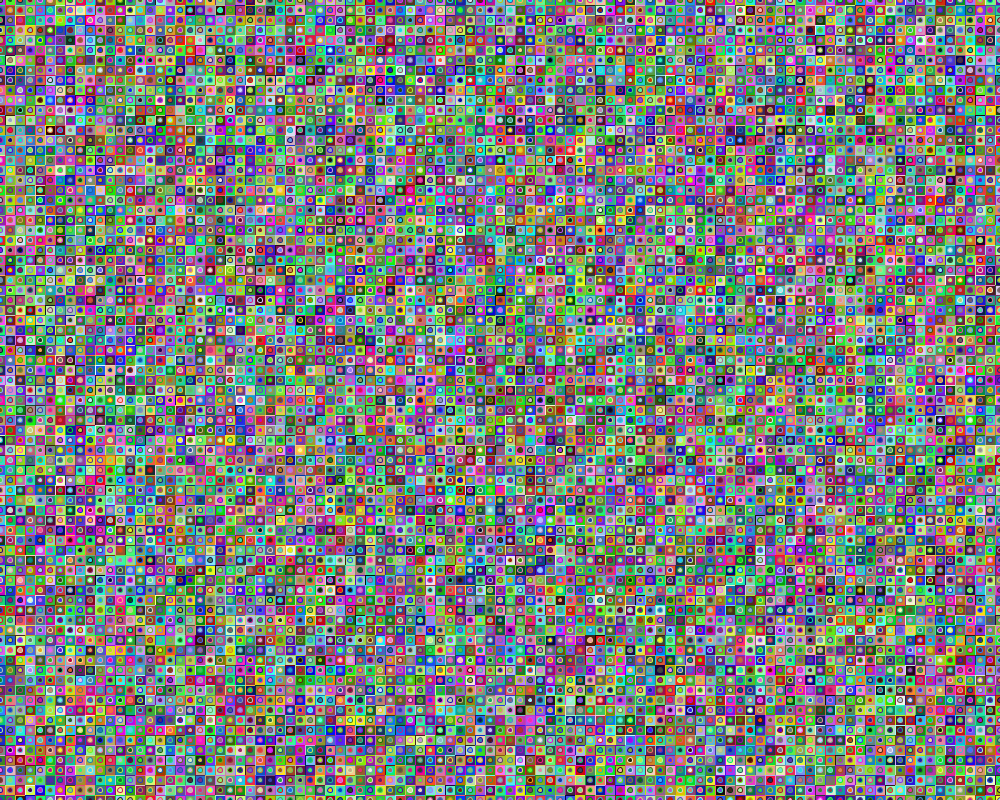
Frame 1 (no input)
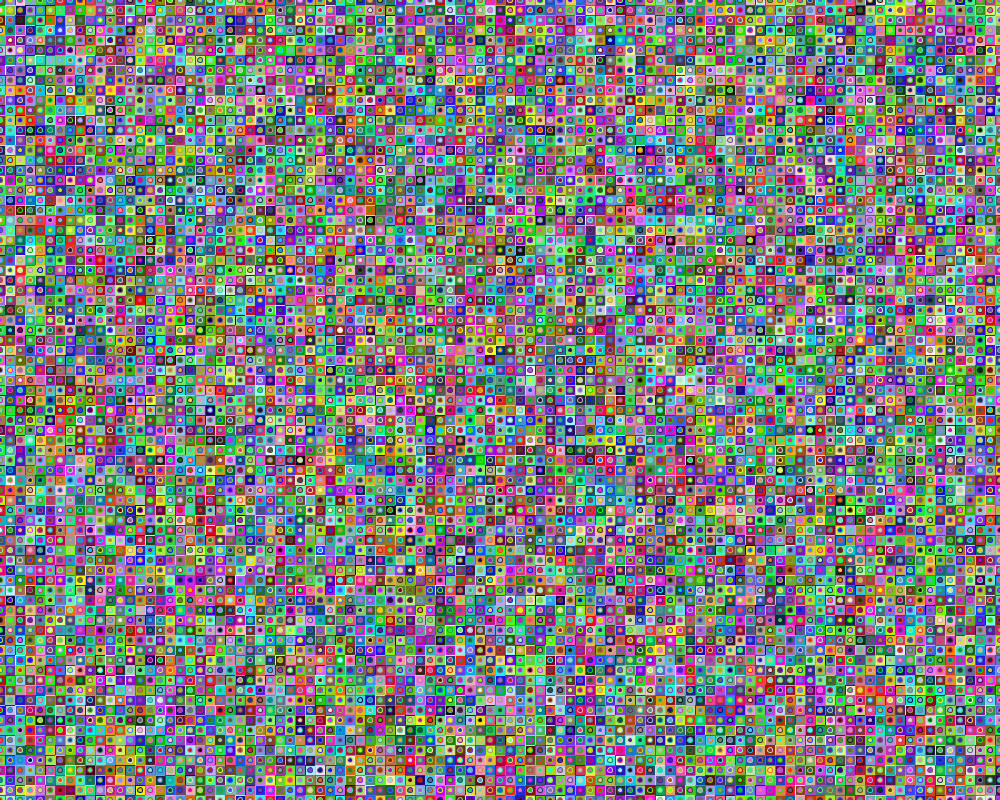
Frame 60 (the mouse pressed at the canvas centre just before this capture)
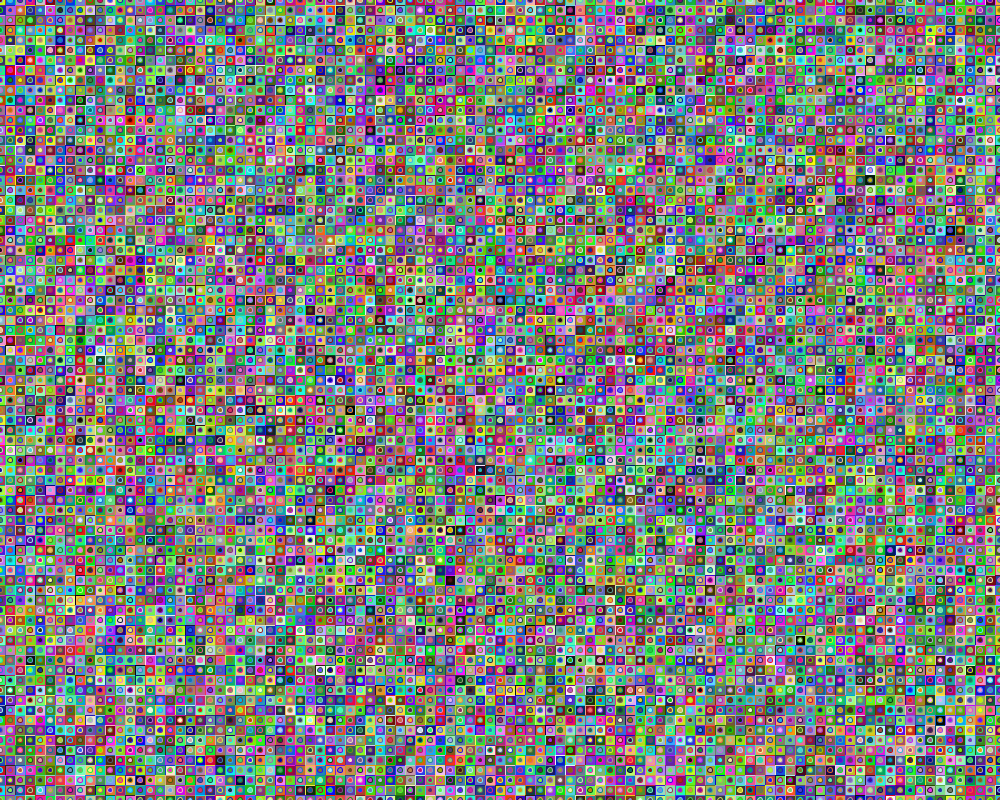
Frame 120 (the mouse held since frame 60 and released just before this capture)

The Processing sketch that drew these frames (run headless with seeded random() and noise(); from frame 60 on, the mouse is pressed at the canvas centre):

// Processing sketch: Trippier
// ── Trippier.pde
void setup()
{
  size(1000, 800);
  rectMode(CENTER);
}

void draw()
{ 
  for (int x = 0; x < 121; x++)
  {
    for (int y = 0; y < 81; y++)
    {
      fill(random(255), random(255), random(255));
      stroke(random(255), random(255), random(255));
      rect(x*10, y*10, 10, 10);
      fill(random(255), random(255), random(255));
      stroke(random(255), random(255), random(255));
      ellipse(x*10, y*10, 5, 5);
    }
  }
}
